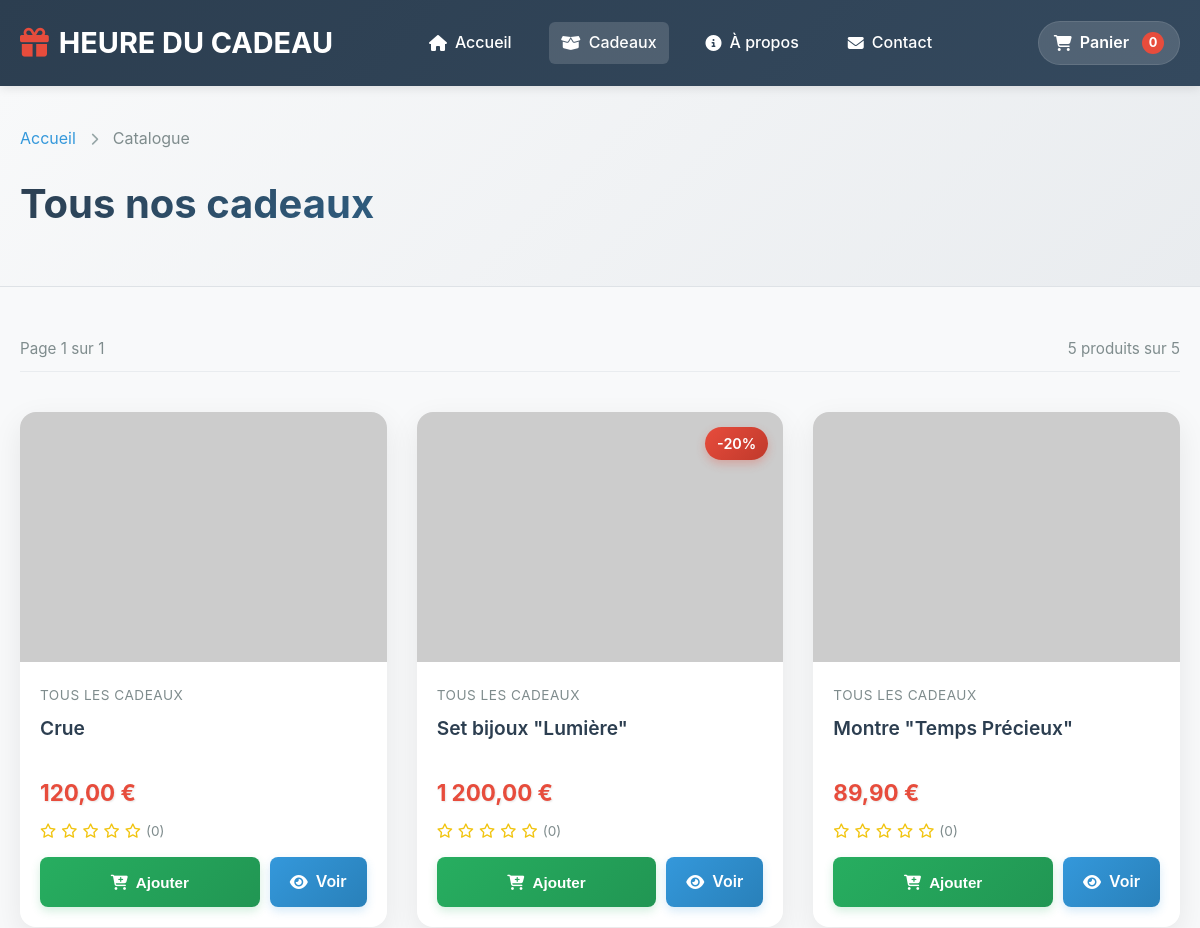
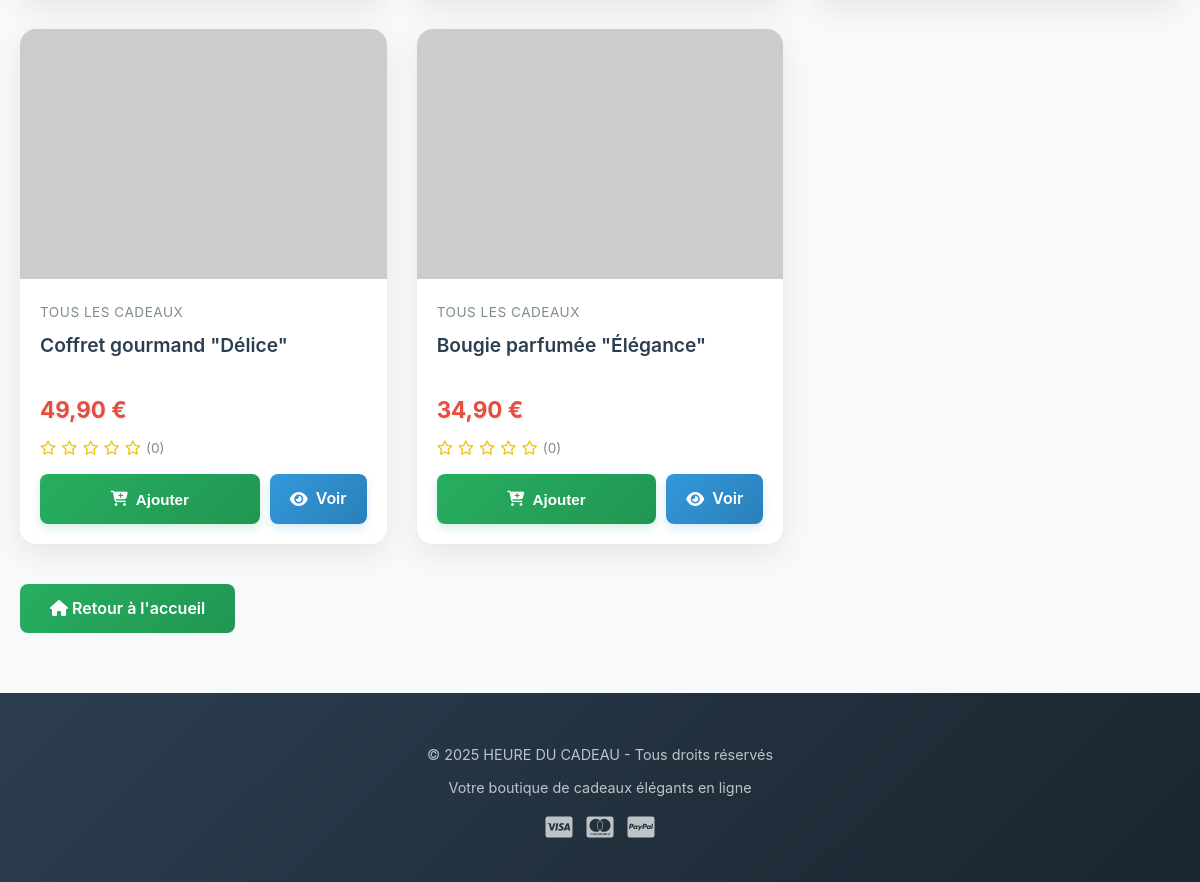
The page /catalogue.php on the database as committed earlier (2 pictures, top to bottom).
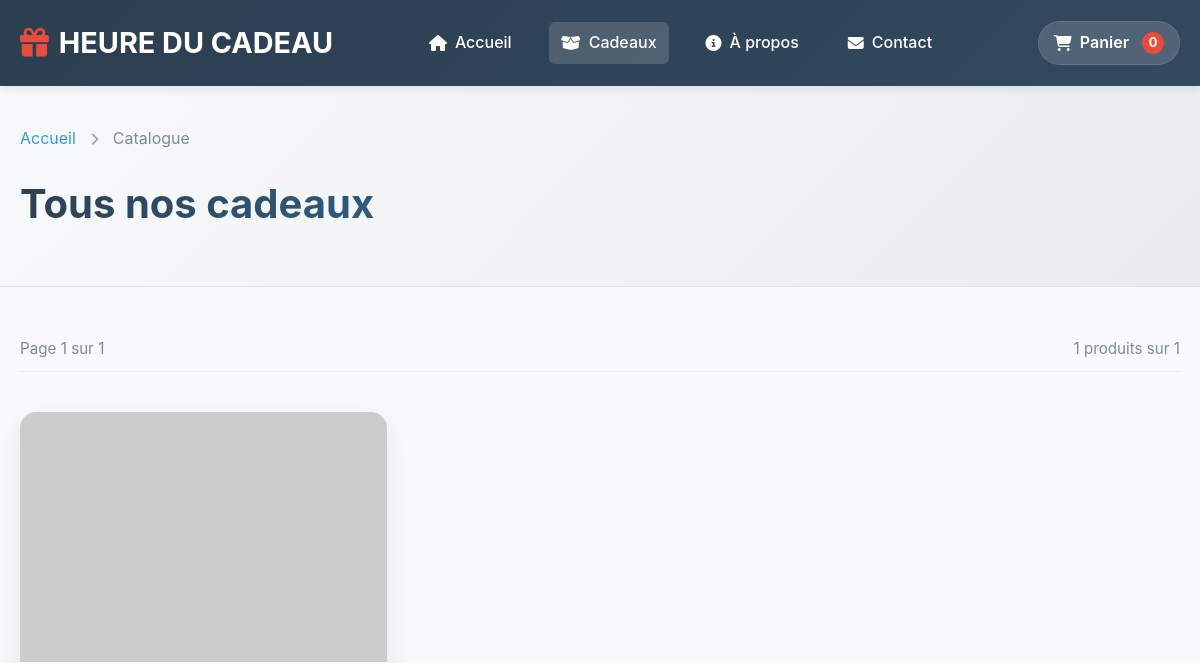
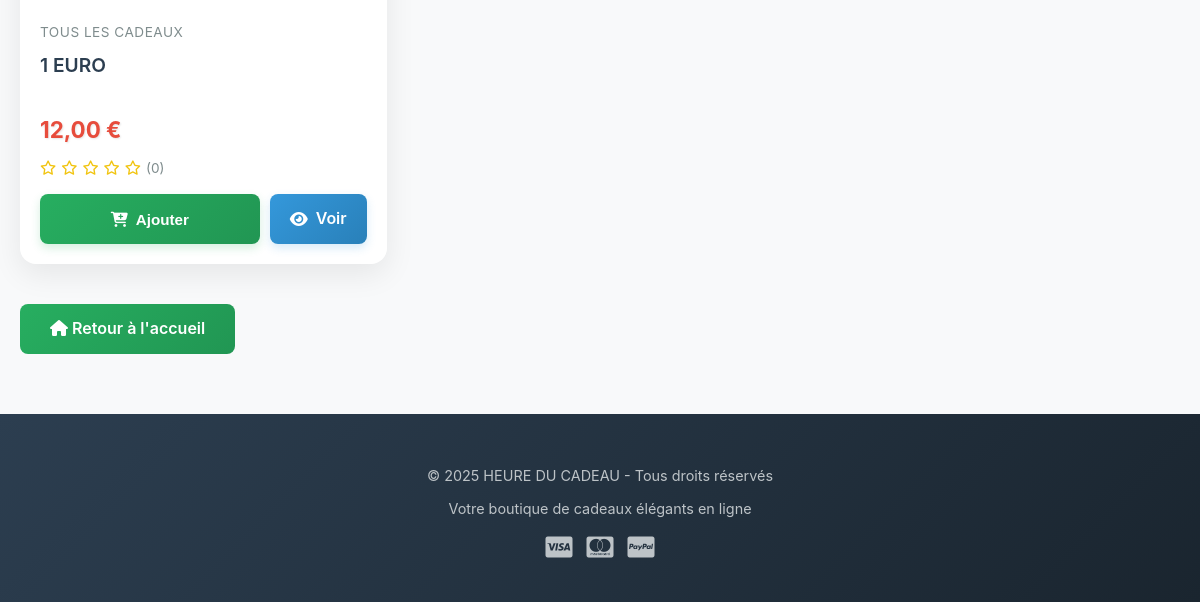
The same page on the database as committed later (2 pictures, top to bottom).
### tables this page shows
CREATE TABLE `produits` (
  `id_produit` int NOT NULL,
  `reference` varchar(50) NOT NULL,
  `nom` varchar(255) NOT NULL,
  `slug` varchar(255) NOT NULL,
  `description` text,
  `description_courte` text,
  `prix_ht` decimal(10,2) NOT NULL,
  `tva` decimal(4,2) DEFAULT '20.00',
  `prix_ttc` decimal(10,2) GENERATED ALWAYS AS ((`prix_ht` * (1 + (`tva` / 100)))) STORED,
  `quantite_stock` int DEFAULT '0',
  `seuil_alerte` int DEFAULT '10',
  `id_categorie` int NOT NULL,
  `marque` varchar(100) DEFAULT NULL,
  `poids` decimal(6,2) DEFAULT NULL COMMENT 'en grammes',
  `dimensions` varchar(50) DEFAULT NULL COMMENT 'LxHxP en cm',
  `materiau` varchar(100) DEFAULT NULL,
  `couleur` varchar(50) DEFAULT NULL,
  `made_in` varchar(50) DEFAULT NULL,
  `personnalisable` tinyint(1) DEFAULT '0',
  `ecologique` tinyint(1) DEFAULT '0',
  `made_in_france` tinyint(1) DEFAULT '0',
  `artisanal` tinyint(1) DEFAULT '0',
  `exclusif` tinyint(1) DEFAULT '0',
  `note_moyenne` decimal(3,2) DEFAULT '0.00',
  `nombre_avis` int DEFAULT '0',
  `vues` int DEFAULT '0',
  `ventes` int DEFAULT '0',
  `statut` enum('actif','inactif','rupture','bientot') DEFAULT 'actif',
  `date_creation` datetime DEFAULT CURRENT_TIMESTAMP,
  `date_modification` datetime DEFAULT NULL ON UPDATE CURRENT_TIMESTAMP
);

CREATE TABLE `categories` (
  `id_categorie` int NOT NULL,
  `nom` varchar(100) NOT NULL,
  `slug` varchar(100) NOT NULL,
  `description` text,
  `parent_id` int DEFAULT NULL,
  `image` varchar(255) DEFAULT NULL,
  `ordre` int DEFAULT '0',
  `active` tinyint(1) DEFAULT '1',
  `meta_titre` varchar(255) DEFAULT NULL,
  `meta_description` text,
  `date_creation` datetime DEFAULT CURRENT_TIMESTAMP
);

### session_verification.php (called while the page is built, shortened)
<?php
function getCartItemsFromBDD($pdo) {
    $session_id = session_id();
    $client_id = $_SESSION[SESSION_KEY_CLIENT_ID] ?? null;
    try {
        if ($client_id) {
            $stmt = $pdo->prepare("
                SELECT id_panier FROM panier
                WHERE id_client = ? AND statut = 'actif'
                ORDER BY date_creation DESC LIMIT 1
            ");
            $stmt->execute([$client_id]);
        } else {
            $stmt = $pdo->prepare("
                SELECT id_panier FROM panier
                WHERE session_id = ? AND statut = 'actif'
                ORDER BY date_creation DESC LIMIT 1
            ");
            $stmt->execute([$session_id]);
        }
        $panier = $stmt->fetch();
        if (!$panier) {
            return [
                'success' => true,
                'panier' => [],
                'sous_total' => 0,
                'total_items' => 0
            ];
        }
        $id_panier = $panier['id_panier'];
        $stmt = $pdo->prepare("
            SELECT
                pi.id_item,
                pi.id_produit,
                pi.quantite,
                pi.prix_unitaire,
                pi.date_ajout,
                p.nom,
                p.reference,
                p.slug,
                p.quantite_stock,
                p.description_courte,
                (SELECT url_image FROM images_produits WHERE id_produit = p.id_produit AND principale = 1 LIMIT 1) as image,
                (pi.quantite * pi.prix_unitaire) as prix_total
            FROM panier_items pi
            INNER JOIN produits p ON pi.id_produit = p.id_produit
            WHERE pi.id_panier = ?
            ORDER BY pi.date_ajout DESC
        ");
        $stmt->execute([$id_panier]);
        $items = $stmt->fetchAll();
        $sous_total = 0;
        $total_items = 0;
        return [
            'success' => true,
            'panier' => $items,
            'sous_total' => round($sous_total, 2),
            'total_items' => $total_items,
            'panier_id' => (int)$id_panier
        ];
    } catch (Exception $e) {
        error_log("Erreur getCartItemsFromBDD: " . $e->getMessage());
        return [
            'success' => false,
            'message' => 'Erreur lors de la récupération du panier',
            'panier' => [],
            'sous_total' => 0,
            'total_items' => 0
        ];
    }
}
?>

### catalogue.php (the view, shortened to what this page needs)
<?php
require_once 'session_verification.php';
$produits_par_page = 12;
$page = isset($_GET['page']) ? (int)$_GET['page'] : 1;
$offset = ($page - 1) * $produits_par_page;
$categorie_id = isset($_GET['categorie']) ? (int)$_GET['categorie'] : 0;
$is_all_categories = ($categorie_id <= 0);
$pdo = getPDOConnection();
$produits = [];
$categorie = null;
$total_produits = 0;
$total_pages = 1;
$erreur_bdd = false;
$message_erreur = '';
if ($pdo) {
    try {
        if (!$erreur_bdd) {
            if ($is_all_categories) {
                $stmt_count = $pdo->query("SELECT COUNT(*) FROM produits WHERE statut = 'actif'");
            } else {
                $stmt_count = $pdo->prepare("
                    SELECT COUNT(*) FROM produits
                    WHERE statut = 'actif' AND id_categorie = ?
                ");
                $stmt_count->execute([$categorie_id]);
            }
            $total_produits = $stmt_count->fetchColumn();
            $total_pages = ceil($total_produits / $produits_par_page);
            if ($is_all_categories) {
                $sql = "
                    SELECT p.*,
                           c.nom as categorie_nom,
                           c.id_categorie as categorie_id
                    FROM produits p
                    LEFT JOIN categories c ON p.id_categorie = c.id_categorie
                    WHERE p.statut = 'actif'
                    ORDER BY p.date_creation DESC, p.id_produit DESC
                    LIMIT ? OFFSET ?
                ";
                $stmt = $pdo->prepare($sql);
                $stmt->execute([$produits_par_page, $offset]);
            }
            $produits = $stmt->fetchAll();
            $images = [];
            if (!empty($produits)) {
                $ids = array_column($produits, 'id_produit');
                $placeholders = implode(',', array_fill(0, count($ids), '?'));
                $stmt_imgs = $pdo->prepare("
                    SELECT id_produit, url_image, principale
                    FROM images_produits
                    WHERE id_produit IN ($placeholders)
                    ORDER BY principale DESC, ordre ASC, id_image ASC
                ");
                $stmt_imgs->execute($ids);
                while ($img = $stmt_imgs->fetch()) {
                    $clean_url = $img['url_image'];
                    if (!isset($images[$img['id_produit']])) {
                        $images[$img['id_produit']] = $clean_url;
                    }
                }
            }
        }
    } catch (Exception $e) {
        error_log("Erreur récupération catalogue: " . $e->getMessage());
        $erreur_bdd = true;
        $message_erreur = $e->getMessage();
    }
} else {
    $erreur_bdd = true;
    $message_erreur = "Impossible de se connecter à la base de données";
}
$panier_data = getCartItemsFromBDD($pdo);
$panier_count = $panier_data['total_items'] ?? 0;
if ($is_all_categories) {
    $page_title = "Tous nos cadeaux";
} else {
    $page_title = $categorie ? htmlspecialchars($categorie['nom']) : "Catégorie introuvable";
}
?>
<!doctype html>
<html lang="fr">
<head>
    <link rel="stylesheet" href="https://cdnjs.cloudflare.com/ajax/libs/font-awesome/6.4.0/css/all.min.css" />
</head>
<body>
    <header>
        <div class="container">
            <div class="header-content">
                <a href="index.php" class="logo">
                    <i class="fas fa-gift"></i> HEURE DU CADEAU
                </a>
                <nav>
                    <a href="index.php"><i class="fas fa-home"></i> Accueil</a>
                    <a href="catalogue.php" class="active"><i class="fas fa-box-open"></i> Cadeaux</a>
                    <a href="apropos.html"><i class="fas fa-info-circle"></i> À propos</a>
                    <a href="contact.html"><i class="fas fa-envelope"></i> Contact</a>
                </nav>
                <div class="cart-wrapper">
                    <a href="panier.html" class="cart-link" id="cartToggle">
                        <i class="fas fa-shopping-cart"></i>
                        <span>Panier</span>
                        <span class="cart-count" id="cartCount"><?= $panier_count ?></span>
                    </a>
                </div>
            </div>
        </div>
    </header>
    <section class="catalogue-header">
        <div class="container">
            <div class="breadcrumb">
                <a href="index.php">Accueil</a> <i class="fas fa-chevron-right"></i>
                <?php if ($is_all_categories): ?>
                    <span>Catalogue</span>
                <?php else: ?>
                    <a href="catalogue.php">Catalogue</a> <i class="fas fa-chevron-right"></i>
                    <span><?= htmlspecialchars($categorie['nom']) ?></span>
                <?php endif; ?>
            </div>
            <h1><?= $page_title ?></h1>
        </div>
    </section>
    <section class="container">
        <div class="products-info">
            <span>Page <?= $page ?> sur <?= $total_pages ?></span>
            <span><?= count($produits) ?> produits sur <?= $total_produits ?></span>
        </div>
        <div class="products-grid" id="featuredProducts">
            <?php if ($erreur_bdd): ?>
                <div class="empty-state">
                    <i class="fas fa-exclamation-triangle"></i>
                    <h3>Erreur de chargement</h3>
                    <p><?= htmlspecialchars($message_erreur) ?></p>
                    <button onclick="window.location.reload()" class="btn-add-to-cart" style="display: inline-block;">
                        <i class="fas fa-sync-alt"></i> Réessayer
                    </button>
                </div>
            <?php else: ?>
                <?php foreach ($produits as $produit):
                    $prix = number_format($produit['prix_ttc'] ?? 0, 2, ',', ' ');
                    $image_url = $images[$produit['id_produit']] ?? 'https://via.placeholder.com/300x300/95a5a6/ffffff?text=Produit';
                    $stock = $produit['quantite_stock'] ?? 0;
                    $en_stock = $stock > 0;
                ?>
                <div class="product-card" data-id="<?= $produit['id_produit'] ?>">
                    <?php if ($produit['id_produit'] == 4): ?>
                        <span class="discount-badge">-20%</span>
                    <?php endif; ?>
                    <div class="product-image">
                        <img src="<?= $image_url ?>"
                             alt="<?= htmlspecialchars($produit['nom'] ?? 'Produit') ?>"
                             loading="lazy"
                             onerror="this.src='https://via.placeholder.com/300x300/95a5a6/ffffff?text=Produit'">
                    </div>
                    <div class="product-info">
                        <span class="product-category">
                            <?= htmlspecialchars($produit['categorie_nom'] ?? ($is_all_categories ? 'Cadeau' : $categorie['nom'])) ?>
                        </span>
                        <h3><?= htmlspecialchars($produit['nom'] ?? 'Produit sans nom') ?></h3>
                        <p class="product-price"><?= $prix ?> €</p>
                        <div class="product-rating">
                            <?php
                            $note = $produit['note_moyenne'] ?? 4.5;
                            $note_entier = floor($note);
                            for($i = 1; $i <= 5; $i++):
                                if ($i <= $note_entier):
                            ?>
                                <i class="fas fa-star"></i>
                            <?php elseif ($i == $note_entier + 1 && $note - $note_entier >= 0.5): ?>
                                <i class="fas fa-star-half-alt"></i>
                            <?php else: ?>
                                <i class="far fa-star"></i>
                            <?php endif; endfor; ?>
                            <span class="rating-count">(<?= $produit['nombre_avis'] ?? rand(5, 50) ?>)</span>
                        </div>
                        <div class="product-actions">
                            <button class="btn-add-to-cart" data-id="<?= $produit['id_produit'] ?>"
                                    <?= !$en_stock ? 'disabled' : '' ?>
                                    data-nom="<?= htmlspecialchars($produit['nom']) ?>"
                                    data-prix="<?= $produit['prix_ttc'] ?>"
                                    data-image="<?= $image_url ?>">
                                <i class="fas fa-cart-plus"></i>
                                <?= $en_stock ? 'Ajouter' : 'Rupture' ?>
                            </button>
                            <a href="produit.php?id=<?= $produit['id_produit'] ?>" class="btn-view">
                                <i class="fas fa-eye"></i> Voir
                            </a>
                        </div>
                    </div>
                </div>
                <?php endforeach; ?>
            <?php endif; ?>
        </div>
       <div class="text-center" style="margin-top: 20px; margin-bottom: 40px;">
            <a href="index.php" class="btn-home" style="display: inline-block; padding: 12px 30px; background: linear-gradient(135deg, #27ae60, #219653); color: white; border-radius: 8px; text-decoration: none; font-weight: 600;">
            <i class="fas fa-home"></i> Retour à l'accueil
            </a>
        </div>
    </section>
    <footer>
        <div class="container">
            <div class="footer-content">
                <p>&copy; 2025 HEURE DU CADEAU - Tous droits réservés</p>
                <p>Votre boutique de cadeaux élégants en ligne</p>
                <p style="margin-top: 15px">
                    <i class="fab fa-cc-visa"></i>
                    <i class="fab fa-cc-mastercard"></i>
                    <i class="fab fa-cc-paypal"></i>
                </p>
            </div>
        </div>
    </footer>
</body>
</html>

Rows that differ between the two databases and show on the page:
removed produits: id_categorie.nom "TOUS LES CADEAUX", nom "Crue", prix_ttc "120,00", note_moyenne 0 (drawn), nombre_avis "0", quantite_stock "Ajouter"
removed produits: shows "-20%", id_categorie.nom "TOUS LES CADEAUX", nom "Set bijoux \"Lumière\"", prix_ttc "1 200,00", note_moyenne 0 (drawn), nombre_avis "0", quantite_stock "Ajouter"
removed produits: id_categorie.nom "TOUS LES CADEAUX", nom "Montre \"Temps Précieux\"", prix_ttc "89,90", note_moyenne 0 (drawn), nombre_avis "0", quantite_stock "Ajouter"
removed produits: id_categorie.nom "TOUS LES CADEAUX", nom "Coffret gourmand \"Délice\"", prix_ttc "49,90", note_moyenne 0 (drawn), nombre_avis "0", quantite_stock "Ajouter"
removed produits: id_categorie.nom "TOUS LES CADEAUX", nom "Bougie parfumée \"Élégance\"", prix_ttc "34,90", note_moyenne 0 (drawn), nombre_avis "0", quantite_stock "Ajouter"
added produits: id_categorie.nom "TOUS LES CADEAUX", nom "1 EURO", prix_ttc "12,00", note_moyenne 0 (drawn), nombre_avis "0", quantite_stock "Ajouter"
Other text that changed with them:
count($produits): "5" → "1"
$total_produits: "5" → "1"
